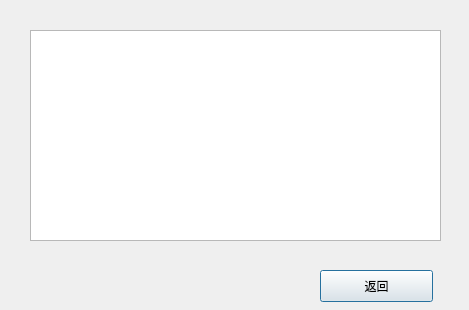
<?xml version="1.0" encoding="UTF-8"?>
<ui version="4.0">
 <class>ShowErecordDialog</class>
 <widget class="QDialog" name="ShowErecordDialog">
  <property name="geometry">
   <rect>
    <x>0</x>
    <y>0</y>
    <width>469</width>
    <height>310</height>
   </rect>
  </property>
  <property name="windowTitle">
   <string>Dialog</string>
  </property>
  <widget class="QPushButton" name="pushButton">
   <property name="geometry">
    <rect>
     <x>320</x>
     <y>270</y>
     <width>113</width>
     <height>32</height>
    </rect>
   </property>
   <property name="text">
    <string>返回</string>
   </property>
  </widget>
  <widget class="QTextEdit" name="textEdit">
   <property name="geometry">
    <rect>
     <x>30</x>
     <y>30</y>
     <width>411</width>
     <height>211</height>
    </rect>
   </property>
  </widget>
 </widget>
 <resources/>
 <connections/>
</ui>
